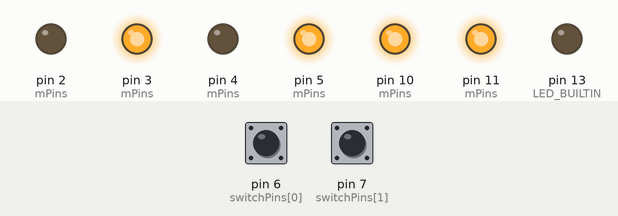
This sketch was run on a simulated Arduino Uno, built with avr-gcc and run on an emulated ATmega328P. Parts: output pins drawn as LEDs (lit = HIGH). The inputs (shaded band) are chosen by the test bench; at power-on: pin 6 (switchPins[0]) HIGH, pin 7 (switchPins[1]) HIGH.

Above: at 1.2 s.
1.3 s: pin 6 (switchPins[0]) pulled LOW for 0.15 s
At 1.37 s:
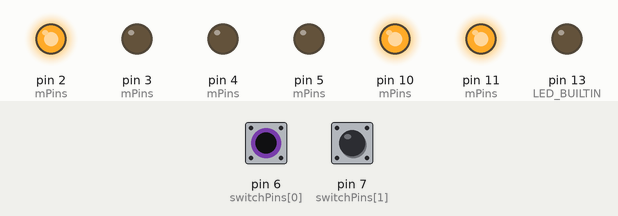
2.9 s: pin 7 (switchPins[1]) pulled LOW for 0.15 s
At 2.97 s:
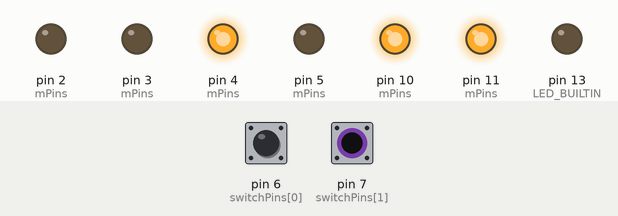
4.5 s: pin 7 (switchPins[1]) pulled LOW for 3.2 s
At 8.0 s:
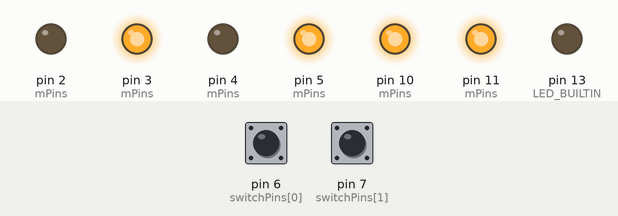
9.2 s: pin 6 (switchPins[0]) pulled LOW for 3.2 s
At 10.4 s:
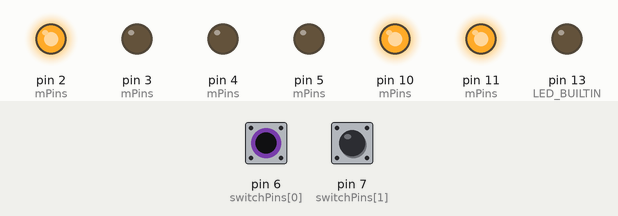
13.9 s: pin 6 (switchPins[0]) driven LOW and pin 7 (switchPins[1]) driven LOW
At 15.1 s:
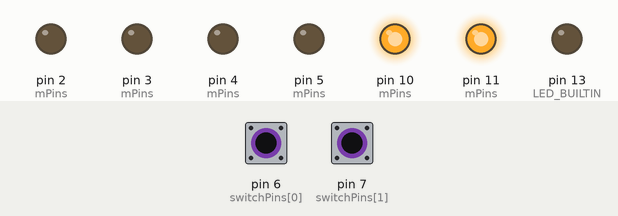
Timing chart, 0 to 16.4 s (numbered marks = the images above; inputs shaded):
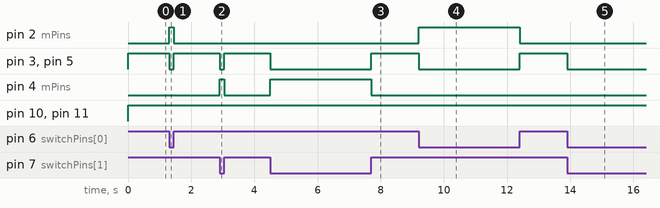

The sketch:

adafruit_l293d_hbridge_2_motors_no_pot.ino
```cpp
#include "motors.h"

int switchPins[] = {
  6, 7
};

const byte mPins[2][3] = {
  // EN  IN_A IN_B
  { 11, 2, 3 }, // motor 0 right
  { 10, 4, 5 }  // motor 1 left
};

void setup()
{
  pinMode(LED_BUILTIN, OUTPUT);
  for (int i = 0; i < 2; i++)
  {
    pinMode(switchPins[i], INPUT_PULLUP);
    for (int j = 0; j < 3; j++)
      pinMode(mPins[i][j], OUTPUT);
  }
}

void loop()
{
  boolean rev_r = digitalRead(switchPins[S_R]);
  boolean rev_l = digitalRead(switchPins[S_L]);
  if (rev_r && rev_l)
  {
    setMotor(M_L, rev_l);
    setMotor(M_R, rev_r);
  }
  else if (rev_r && !rev_l)
  {
    setMotor(M_L, rev_l);
    stopMotor(M_R);
  }
  else if (rev_l && !rev_r)
  {
    setMotor(M_R, rev_r);
    stopMotor(M_L);
  }
  else if (!rev_l && !rev_r)
  {
    stopMotor(M_L);
    stopMotor(M_R);
  }
}

void setMotor(int motor, boolean reverse)
{
  digitalWrite(mPins[motor][EN], HIGH);
  digitalWrite(mPins[motor][IN_A], !reverse);
  digitalWrite(mPins[motor][IN_B], reverse);
}

void stopMotor(int motor)
{
  digitalWrite(mPins[motor][EN], HIGH);
  digitalWrite(mPins[motor][IN_A], LOW);
  digitalWrite(mPins[motor][IN_B], LOW);
}
```

motors.h
```cpp
#define S_L 0
#define S_R 1

#define M_L 0
#define M_R 1

typedef enum {
  EN,
  IN_A,
  IN_B
} pin_enum;
```

Measured:
- after the input at 1.3 s, pin 2 (mPins): LOW → HIGH at once, → LOW 0.15 s later; pin 3 (mPins), pin 5 (mPins): HIGH → LOW at once, → HIGH 0.15 s later
- after the input at 2.9 s, pin 3 (mPins), pin 5 (mPins): HIGH → LOW at once, → HIGH 0.15 s later; pin 4 (mPins): LOW → HIGH at once, → LOW 0.15 s later
- after the input at 4.5 s, pin 3 (mPins), pin 5 (mPins): HIGH → LOW at once, → HIGH 3.2 s later; pin 4 (mPins): LOW → HIGH at once, → LOW 3.2 s later
- after the input at 9.2 s, pin 2 (mPins): LOW → HIGH at once, → LOW 3.2 s later; pin 3 (mPins), pin 5 (mPins): HIGH → LOW at once, → HIGH 3.2 s later
- after the input at 13.9 s, pin 3 (mPins), pin 5 (mPins): HIGH → LOW at once
